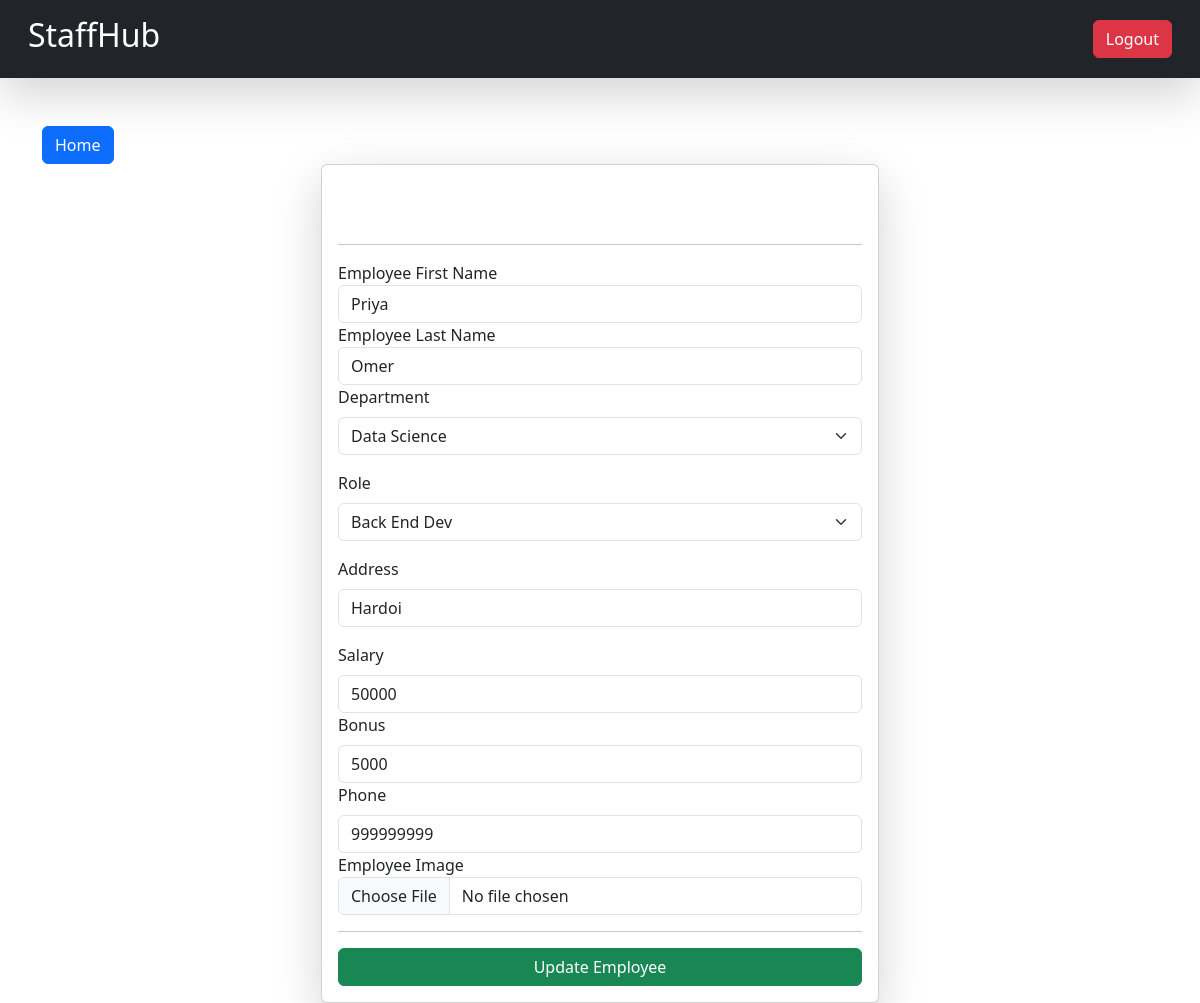
/update-emp/2 (signed in), run on the app's committed database.
### emp_app/models.py (models this page shows, shortened)
class Employee(models.Model):
    first_name = models.CharField(max_length=200,null=False)
    last_name = models.CharField(max_length=200)
    dept=models.ForeignKey(Department,on_delete=models.CASCADE)
    add=models.TextField(null=True,blank=True,max_length=200)
    salary = models.IntegerField(default=0)
    bonus=models.IntegerField(default=0)
    role=models.ForeignKey(Role,on_delete=models.CASCADE)
    phone=models.IntegerField(default=0)
    hire_date=models.DateField()
    img=models.ImageField(upload_to='images')

class Department(models.Model):
    name = models.CharField(max_length=200,null=False)
    location = models.CharField(max_length=200)
    def __str__(self):
        return self.name

class Role(models.Model):
    name = models.CharField(max_length=200,null=False)
    def __str__(self):
        return self.name

### emp_app/views.py (the view, shortened to what this page needs)
# urls.py: path('update-emp/<id>',views.update_emp,name='update-emp'),
@login_required(login_url='/login/')
def update_emp(request,id):
    queryset=Employee.objects.get(id=id)
    context={'employee':queryset}
    return render(request,'update_emp.html',context)

### emp_app/templates/update_emp.html (shortened to what this page needs)
{% extends "base.html" %}
{% block start%}
<div class="container mt-5">
    <a href="/" class="btn btn-primary">Home</a>
      <form class="col-6 mx-auto card p-3 shadow-lg" method="post" enctype="multipart/form-data">
          <h2>Update Employee</h2>
          <hr>
          <div class="form-group">
            <label for="exampleInputEmail1">Employee First Name</label>
            <input name="first_name"  value="{{employee.first_name}}" required type="text" class="form-control">
          </div>
          <div class="form-group">
            <label for="exampleInputEmail1">Employee Last Name</label>
            <input name="last_name"  value="{{employee.last_name}}" required type="text" class="form-control">
          </div>
          <div class="mb-3">
            <label for="Select" class="form-label">Department</label>
            <select name='dept' value="{{employee.dept}}" id="Select" class="form-select">
              <option>Data Science</option>
            </select>
          </div>
          <div class="mb-3">
            <label for="Select" class="form-label">Role</label>
            <select name='role' value="{{employee.role}}" id="Select" class="form-select">
              <option>Back End Dev</option>
            </select>
          </div>
          <div class="mb-3">
            <label for="exampleInputAddress" class="form-label">Address</label>
            <input name="add" required type="text" value="{{employee.add}}" class="form-control" id="exampleInputAddress">
          </div>
          <div class="form-group">
            <label for="validationCustom01" class="form-label">Salary</label>
            <input type="number" name='salary'  value="{{employee.salary}}" class="form-control" id="validationCustom01"  required>
          </div>
          <div class="form-group">
            <label for="validationCustom01" class="form-label">Bonus</label>
            <input type="number" name='bonus' value="{{employee.bonus}}" class="form-control" id="validationCustom01"  required>
          </div>
          <div class="form-group">
            <label for="validationCustom01" class="form-label">Phone</label>
            <input type="number" name='phone' value="{{employee.phone}}" class="form-control" id="validationCustom01"  required>
          </div>
          <div class="form-group">
              <label for="exampleInput">Employee Image</label>
              <input name="img" type="file" class="form-control">
            </div>
            <hr>
          <button type="submit" class="btn btn-success">Update Employee</button>
        </form>
  </div>
{% endblock %}

### emp_app/templates/base.html (style rules this page uses)
body { background-image: url(https://images.hdqwalls.com/wallpapers/dark-simple-red-abstract-4k-k1.jpg); background-repeat: no-repeat; background-size: cover; height: 100%; }
h1, h2, h3, p, li { color: #ffffff; }

### data on the page
Employee: first_name "Priya", last_name "Omer", dept "Data Science", role "Back End Dev", add "Hardoi", salary "50000", bonus "5000", phone "999999999"
